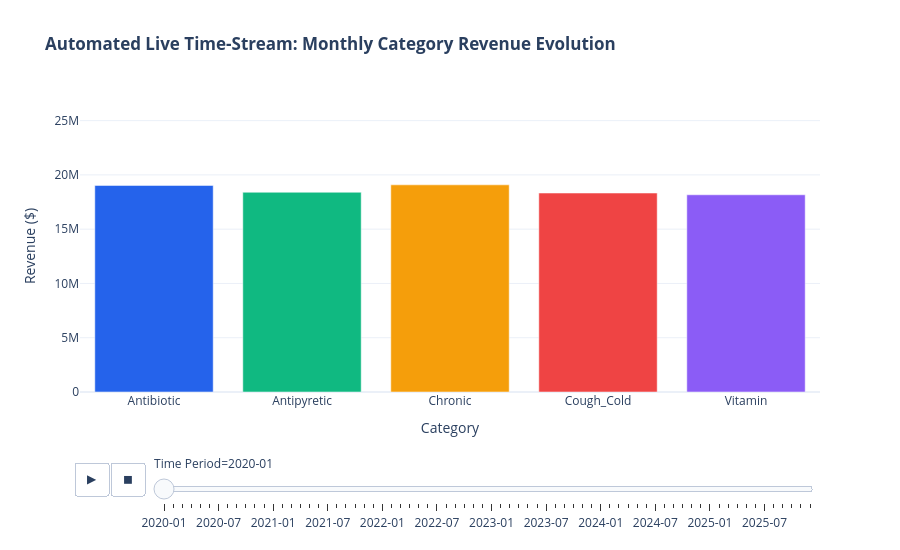

Notebook code cell kept with this figure:
### Code cell
#Interactive Time-Lapse Dashboard with Built-in Automated Play/Pause Controls
# Enables automated playback or manual scrubbing through time-periods directly in Plotly

monthly_perf = (
    df.groupby(["year", "month", "category"], as_index=False)
    .agg({"revenue": "sum", "units_sold": "sum"})
)
monthly_perf["period"] = monthly_perf["year"].astype(str) + "-" + monthly_perf["month"].astype(str).str.zfill(2)
monthly_perf = monthly_perf.sort_values("period").reset_index(drop=True)

animated_fig = px.bar(
    monthly_perf,
    x="category",
    y="revenue",
    color="category",
    animation_frame="period",
    animation_group="category",
    range_y=[0, monthly_perf["revenue"].max() * 1.15],
    title="<b>Automated Live Time-Stream: Monthly Category Revenue Evolution</b>",
    labels={"revenue": "Revenue ($)", "category": "Category", "period": "Time Period"},
    color_discrete_sequence=["#2563EB", "#10B981", "#F59E0B", "#EF4444", "#8B5CF6"]
)

animated_fig.update_layout(
    template="plotly_white",
    height=550,
    showlegend=False
)

# Configure smooth playback speed
animated_fig.layout.updatemenus[0].buttons[0].args[1]["frame"]["duration"] = 600
animated_fig.layout.updatemenus[0].buttons[0].args[1]["transition"]["duration"] = 300

animated_fig.show()

### Figure 1 — Plotly figure (JSON) as saved in the notebook; plotly's stock layout.template omitted (floating-point values rounded to 4 significant figures)
{"data": [{"hovertemplate": "Category=%{x}<br>Time Period=2020-01<br>Revenue ($)=%{y}<extra></extra>", "ids": ["Antibiotic"], "legendgroup": "Antibiotic", "marker": {"color": "#2563EB", "pattern": {"shape": ""}}, "name": "Antibiotic", "orientation": "v", "showlegend": true, "textposition": "auto", "type": "bar", "x": ["Antibiotic"], "xaxis": "x", "y": [19030000.0], "yaxis": "y"}, {"hovertemplate": "Category=%{x}<br>Time Period=2020-01<br>Revenue ($)=%{y}<extra></extra>", "ids": ["Antipyretic"], "legendgroup": "Antipyretic", "marker": {"color": "#10B981", "pattern": {"shape": ""}}, "name": "Antipyretic", "orientation": "v", "showlegend": true, "textposition": "auto", "type": "bar", "x": ["Antipyretic"], "xaxis": "x", "y": [18400000.0], "yaxis": "y"}, {"hovertemplate": "Category=%{x}<br>Time Period=2020-01<br>Revenue ($)=%{y}<extra></extra>", "ids": ["Chronic"], "legendgroup": "Chronic", "marker": {"color": "#F59E0B", "pattern": {"shape": ""}}, "name": "Chronic", "orientation": "v", "showlegend": true, "textposition": "auto", "type": "bar", "x": ["Chronic"], "xaxis": "x", "y": [19090000.0], "yaxis": "y"}, {"hovertemplate": "Category=%{x}<br>Time Period=2020-01<br>Revenue ($)=%{y}<extra></extra>", "ids": ["Cough_Cold"], "legendgroup": "Cough_Cold", "marker": {"color": "#EF4444", "pattern": {"shape": ""}}, "name": "Cough_Cold", "orientation": "v", "showlegend": true, "textposition": "auto", "type": "bar", "x": ["Cough_Cold"], "xaxis": "x", "y": [18330000.0], "yaxis": "y"}, {"hovertemplate": "Category=%{x}<br>Time Period=2020-01<br>Revenue ($)=%{y}<extra></extra>", "ids": ["Vitamin"], "legendgroup": "Vitamin", "marker": {"color": "#8B5CF6", "pattern": {"shape": ""}}, "name": "Vitamin", "orientation": "v", "showlegend": true, "textposition": "auto", "type": "bar", "x": ["Vitamin"], "xaxis": "x", "y": [18170000.0], "yaxis": "y"}], "layout": {"barmode": "relative", "height": 550, "legend": {"title": {"text": "Category"}, "tracegroupgap": 0}, "showlegend": false, "sliders": [{"active": 0, "currentvalue": {"prefix": "Time Period="}, "len": 0.9, "pad": {"b": 10, "t": 60}, "steps": [{"args": [["2020-01"], {"frame": {"duration": 0, "redraw": true}, "fromcurrent": true, "mode": "immediate", "transition": {"duration": 0, "easing": "linear"}}], "label": "2020-01", "method": "animate"}, {"args": [["2020-02"], {"frame": {"duration": 0, "redraw": true}, "fromcurrent": true, "mode": "immediate", "transition": {"duration": 0, "easing": "linear"}}], "label": "2020-02", "method": "animate"}, {"args": [["2020-03"], {"frame": {"duration": 0, "redraw": true}, "fromcurrent": true, "mode": "immediate", "transition": {"duration": 0, "easing": "linear"}}], "label": "2020-03", "method": "animate"}, {"args": [["2020-04"], {"frame": {"duration": 0, "redraw": true}, "fromcurrent": true, "mode": "immediate", "transition": {"duration": 0, "easing": "linear"}}], "label": "2020-04", "method": "animate"}, {"args": [["2020-05"], {"frame": {"duration": 0, "redraw": true}, "fromcurrent": true, "mode": "immediate", "transition": {"duration": 0, "easing": "linear"}}], "label": "2020-05", "method": "animate"}, {"args": [["2020-06"], {"frame": {"duration": 0, "redraw": true}, "fromcurrent": true, "mode": "immediate", "transition": {"duration": 0, "easing": "linear"}}], "label": "2020-06", "method": "animate"}, {"args": [["2020-07"], {"frame": {"duration": 0, "redraw": true}, "fromcurrent": true, "mode": "immediate", "transition": {"duration": 0, "easing": "linear"}}], "label": "2020-07", "method": "animate"}, {"args": [["2020-08"], {"frame": {"duration": 0, "redraw": true}, "fromcurrent": true, "mode": "immediate", "transition": {"duration": 0, "easing": "linear"}}], "label": "2020-08", "method": "animate"}, {"args": [["2020-09"], {"frame": {"duration": 0, "redraw": true}, "fromcurrent": true, "mode": "immediate", "transition": {"duration": 0, "easing": "linear"}}], "label": "2020-09", "method": "animate"}, {"args": [["2020-10"], {"frame": {"duration": 0, "redraw": true}, "fromcurrent": true, "mode": "immediate", "transition": {"duration": 0, "easing": "linear"}}], "label": "2020-10", "method": "animate"}, {"args": [["2020-11"], {"frame": {"duration": 0, "redraw": true}, "fromcurrent": true, "mode": "immediate", "transition": {"duration": 0, "easing": "linear"}}], "label": "2020-11", "method": "animate"}, {"args": [["2020-12"], {"frame": {"duration": 0, "redraw": true}, "fromcurrent": true, "mode": "immediate", "transition": {"duration": 0, "easing": "linear"}}], "label": "2020-12", "method": "animate"}, {"args": [["2021-01"], {"frame": {"duration": 0, "redraw": true}, "fromcurrent": true, "mode": "immediate", "transition": {"duration": 0, "easing": "linear"}}], "label": "2021-01", "method": "animate"}, {"args": [["2021-02"], {"frame": {"duration": 0, "redraw": true}, "fromcurrent": true, "mode": "immediate", "transition": {"duration": 0, "easing": "linear"}}], "label": "2021-02", "method": "animate"}, {"args": [["2021-03"], {"frame": {"duration": 0, "redraw": true}, "fromcurrent": true, "mode": "immediate", "transition": {"duration": 0, "easing": "linear"}}], "label": "2021-03", "method": "animate"}, {"args": [["2021-04"], {"frame": {"duration": 0, "redraw": true}, "fromcurrent": true, "mode": "immediate", "transition": {"duration": 0, "easing": "linear"}}], "label": "2021-04", "method": "animate"}, {"args": [["2021-05"], {"frame": {"duration": 0, "redraw": true}, "fromcurrent": true, "mode": "immediate", "transition": {"duration": 0, "easing": "linear"}}], "label": "2021-05", "method": "animate"}, {"args": [["2021-06"], {"frame": {"duration": 0, "redraw": true}, "fromcurrent": true, "mode": "immediate", "transition": {"duration": 0, "easing": "linear"}}], "label": "2021-06", "method": "animate"}, {"args": [["2021-07"], {"frame": {"duration": 0, "redraw": true}, "fromcurrent": true, "mode": "immediate", "transition": {"duration": 0, "easing": "linear"}}], "label": "2021-07", "method": "animate"}, {"args": [["2021-08"], {"frame": {"duration": 0, "redraw": true}, "fromcurrent": true, "mode": "immediate", "transition": {"duration": 0, "easing": "linear"}}], "label": "2021-08", "method": "animate"}, {"args": [["2021-09"], {"frame": {"duration": 0, "redraw": true}, "fromcurrent": true, "mode": "immediate", "transition": {"duration": 0, "easing": "linear"}}], "label": "2021-09", "method": "animate"}, {"args": [["2021-10"], {"frame": {"duration": 0, "redraw": true}, "fromcurrent": true, "mode": "immediate", "transition": {"duration": 0, "easing": "linear"}}], "label": "2021-10", "method": "animate"}, {"args": [["2021-11"], {"frame": {"duration": 0, "redraw": true}, "fromcurrent": true, "mode": "immediate", "transition": {"duration": 0, "easing": "linear"}}], "label": "2021-11", "method": "animate"}, {"args": [["2021-12"], {"frame": {"duration": 0, "redraw": true}, "fromcurrent": true, "mode": "immediate", "transition": {"duration": 0, "easing": "linear"}}], "label": "2021-12", "method": "animate"}, {"args": [["2022-01"], {"frame": {"duration": 0, "redraw": true}, "fromcurrent": true, "mode": "immediate", "transition": {"duration": 0, "easing": "linear"}}], "label": "2022-01", "method": "animate"}, {"args": [["2022-02"], {"frame": {"duration": 0, "redraw": true}, "fromcurrent": true, "mode": "immediate", "transition": {"duration": 0, "easing": "linear"}}], "label": "2022-02", "method": "animate"}, {"args": [["2022-03"], {"frame": {"duration": 0, "redraw": true}, "fromcurrent": true, "mode": "immediate", "transition": {"duration": 0, "easing": "linear"}}], "label": "2022-03", "method": "animate"}, {"args": [["2022-04"], {"frame": {"duration": 0, "redraw": true}, "fromcurrent": true, "mode": "immediate", "transition": {"duration": 0, "easing": "linear"}}], "label": "2022-04", "method": "animate"}, {"args": [["2022-05"], {"frame": {"duration": 0, "redraw": true}, "fromcurrent": true, "mode": "immediate", "transition": {"duration": 0, "easing": "linear"}}], "label": "2022-05", "method": "animate"}, {"args": [["2022-06"], {"frame": {"duration": 0, "redraw": true}, "fromcurrent": true, "mode": "immediate", "transition": {"duration": 0, "easing": "linear"}}], "label": "2022-06", "method": "animate"}, {"args": [["2022-07"], {"frame": {"duration": 0, "redraw": true}, "fromcurrent": true, "mode": "immediate", "transition": {"duration": 0, "easing": "linear"}}], "label": "2022-07", "method": "animate"}, {"args": [["2022-08"], {"frame": {"duration": 0, "redraw": true}, "fromcurrent": true, "mode": "immediate", "transition": {"duration": 0, "easing": "linear"}}], "label": "2022-08", "method": "animate"}, {"args": [["2022-09"], {"frame": {"duration": 0, "redraw": true}, "fromcurrent": true, "mode": "immediate", "transition": {"duration": 0, "easing": "linear"}}], "label": "2022-09", "method": "animate"}, {"args": [["2022-10"], {"frame": {"duration": 0, "redraw": true}, "fromcurrent": true, "mode": "immediate", "transition": {"duration": 0, "easing": "linear"}}], "label": "2022-10", "method": "animate"}, {"args": [["2022-11"], {"frame": {"duration": 0, "redraw": true}, "fromcurrent": true, "mode": "immediate", "transition": {"duration": 0, "easing": "linear"}}], "label": "2022-11", "method": "animate"}, {"args": [["2022-12"], {"frame": {"duration": 0, "redraw": true}, "fromcurrent": true, "mode": "immediate", "transition": {"duration": 0, "easing": "linear"}}], "label": "2022-12", "method": "animate"}, {"args": [["2023-01"], {"frame": {"duration": 0, "redraw": true}, "fromcurrent": true, "mode": "immediate", "transition": {"duration": 0, "easing": "linear"}}], "label": "2023-01", "method": "animate"}, {"args": [["2023-02"], {"frame": {"duration": 0, "redraw": true}, "fromcurrent": true, "mode": "immediate", "transition": {"duration": 0, "easing": "linear"}}], "label": "2023-02", "method": "animate"}, {"args": [["2023-03"], {"frame": {"duration": 0, "redraw": true}, "fromcurrent": true, "mode": "immediate", "transition": {"duration": 0, "easing": "linear"}}], "label": "2023-03", "method": "animate"}, {"args": [["2023-04"], {"frame": {"duration": 0, "redraw": true}, "fromcurrent": true, "mode": "immediate", "transition": {"duration": 0, "easing": "linear"}}], "label": "2023-04", "method": "animate"}, {"args": [["2023-05"], {"frame": {"duration": 0, "redraw": true}, "fromcurrent": true, "mode": "immediate", "transition": {"duration": 0, "easing": "linear"}}], "label": "2023-05", "method": "animate"}, {"args": [["2023-06"], {"frame": {"duration": 0, "redraw": true}, "fromcurrent": true, "mode": "immediate", "transition": {"duration": 0, "easing": "linear"}}], "label": "2023-06", "method": "animate"}, {"args": [["2023-07"], {"frame": {"duration": 0, "redraw": true}, "fromcurrent": true, "mode": "immediate", "transition": {"duration": 0, "easing": "linear"}}], "label": "2023-07", "method": "animate"}, {"args": [["2023-08"], {"frame": {"duration": 0, "redraw": true}, "fromcurrent": true, "mode": "immediate", "transition": {"duration": 0, "easing": "linear"}}], "label": "2023-08", "method": "animate"}, {"args": [["2023-09"], {"frame": {"duration": 0, "redraw": true}, "fromcurrent": true, "mode": "immediate", "transition": {"duration": 0, "easing": "linear"}}], "label": "2023-09", "method": "animate"}, {"args": [["2023-10"], {"frame": {"duration": 0, "redraw": true}, "fromcurrent": true, "mode": "immediate", "transition": {"duration": 0, "easing": "linear"}}], "label": "2023-10", "method": "animate"}, {"args": [["2023-11"], {"frame": {"duration": 0, "redraw": true}, "fromcurrent": true, "mode": "immediate", "transition": {"duration": 0, "easing": "linear"}}], "label": "2023-11", "method": "animate"}, {"args": [["2023-12"], {"frame": {"duration": 0, "redraw": true}, "fromcurrent": true, "mode": "immediate", "transition": {"duration": 0, "easing": "linear"}}], "label": "2023-12", "method": "animate"}, {"args": [["2024-01"], {"frame": {"duration": 0, "redraw": true}, "fromcurrent": true, "mode": "immediate", "transition": {"duration": 0, "easing": "linear"}}], "label": "2024-01", "method": "animate"}, {"args": [["2024-02"], {"frame": {"duration": 0, "redraw": true}, "fromcurrent": true, "mode": "immediate", "transition": {"duration": 0, "easing": "linear"}}], "label": "2024-02", "method": "animate"}, {"args": [["2024-03"], {"frame": {"duration": 0, "redraw": true}, "fromcurrent": true, "mode": "immediate", "transition": {"duration": 0, "easing": "linear"}}], "label": "2024-03", "method": "animate"}, {"args": [["2024-04"], {"frame": {"duration": 0, "redraw": true}, "fromcurrent": true, "mode": "immediate", "transition": {"duration": 0, "easing": "linear"}}], "label": "2024-04", "method": "animate"}, {"args": [["2024-05"], {"frame": {"duration": 0, "redraw": true}, "fromcurrent": true, "mode": "immediate", "transition": {"duration": 0, "easing": "linear"}}], "label": "2024-05", "method": "animate"}, {"args": [["2024-06"], {"frame": {"duration": 0, "redraw": true}, "fromcurrent": true, "mode": "immediate", "transition": {"duration": 0, "easing": "linear"}}], "label": "2024-06", "method": "animate"}, {"args": [["2024-07"], {"frame": {"duration": 0, "redraw": true}, "fromcurrent": true, "mode": "immediate", "transition": {"duration": 0, "easing": "linear"}}], "label": "2024-07", "method": "animate"}, {"args": [["2024-08"], {"frame": {"duration": 0, "redraw": true}, "fromcurrent": true, "mode": "immediate", "transition": {"duration": 0, "easing": "linear"}}], "label": "2024-08", "method": "animate"}, {"args": [["2024-09"], {"frame": {"duration": 0, "redraw": true}, "fromcurrent": true, "mode": "immediate", "transition": {"duration": 0, "easing": "linear"}}], "label": "2024-09", "method": "animate"}, {"args": [["2024-10"], {"frame": {"duration": 0, "redraw": true}, "fromcurrent": true, "mode": "immediate", "transition": {"duration": 0, "easing": "linear"}}], "label": "2024-10", "method": "animate"}, {"args": [["2024-11"], {"frame": {"duration": 0, "redraw": true}, "fromcurrent": true, "mode": "immediate", "transition": {"duration": 0, "easing": "linear"}}], "label": "2024-11", "method": "animate"}, {"args": [["2024-12"], {"frame": {"duration": 0, "redraw": true}, "fromcurrent": true, "mode": "immediate", "transition": {"duration": 0, "easing": "linear"}}], "label": "2024-12", "method": "animate"}, {"args": [["2025-01"], {"frame": {"duration": 0, "redraw": true}, "fromcurrent": true, "mode": "immediate", "transition": {"duration": 0, "easing": "linear"}}], "label": "2025-01", "method": "animate"}, {"args": [["2025-02"], {"frame": {"duration": 0, "redraw": true}, "fromcurrent": true, "mode": "immediate", "transition": {"duration": 0, "easing": "linear"}}], "label": "2025-02", "method": "animate"}, {"args": [["2025-03"], {"frame": {"duration": 0, "redraw": true}, "fromcurrent": true, "mode": "immediate", "transition": {"duration": 0, "easing": "linear"}}], "label": "2025-03", "method": "animate"}, {"args": [["2025-04"], {"frame": {"duration": 0, "redraw": true}, "fromcurrent": true, "mode": "immediate", "transition": {"duration": 0, "easing": "linear"}}], "label": "2025-04", "method": "animate"}, {"args": [["2025-05"], {"frame": {"duration": 0, "redraw": true}, "fromcurrent": true, "mode": "immediate", "transition": {"duration": 0, "easing": "linear"}}], "label": "2025-05", "method": "animate"}, {"args": [["2025-06"], {"frame": {"duration": 0, "redraw": true}, "fromcurrent": true, "mode": "immediate", "transition": {"duration": 0, "easing": "linear"}}], "label": "2025-06", "method": "animate"}, {"args": [["2025-07"], {"frame": {"duration": 0, "redraw": true}, "fromcurrent": true, "mode": "immediate", "transition": {"duration": 0, "easing": "linear"}}], "label": "2025-07", "method": "animate"}, {"args": [["2025-08"], {"frame": {"duration": 0, "redraw": true}, "fromcurrent": true, "mode": "immediate", "transition": {"duration": 0, "easing": "linear"}}], "label": "2025-08", "method": "animate"}, {"args": [["2025-09"], {"frame": {"duration": 0, "redraw": true}, "fromcurrent": true, "mode": "immediate", "transition": {"duration": 0, "easing": "linear"}}], "label": "2025-09", "method": "animate"}, {"args": [["2025-10"], {"frame": {"duration": 0, "redraw": true}, "fromcurrent": true, "mode": "immediate", "transition": {"duration": 0, "easing": "linear"}}], "label": "2025-10", "method": "animate"}, {"args": [["2025-11"], {"frame": {"duration": 0, "redraw": true}, "fromcurrent": true, "mode": "immediate", "transition": {"duration": 0, "easing": "linear"}}], "label": "2025-11", "method": "animate"}, {"args": [["2025-12"], {"frame": {"duration": 0, "redraw": true}, "fromcurrent": true, "mode": "immediate", "transition": {"duration": 0, "easing": "linear"}}], "label": "2025-12", "method": "animate"}], "x": 0.1, "xanchor": "left", "y": 0, "yanchor": "top"}], "title": {"text": "<b>Automated Live Time-Stream: Monthly Category Revenue Evolution</b>"}, "updatemenus": [{"buttons": [{"args": [null, {"frame": {"duration": 600, "redraw": true}, "fromcurrent": true, "mode": "immediate", "transition": {"duration": 300, "easing": "linear"}}], "label": "&#9654;", "method": "animate"}, {"args": [[null], {"frame": {"duration": 0, "redraw": true}, "fromcurrent": true, "mode": "immediate", "transition": {"duration": 0, "easing": "linear"}}], "label": "&#9724;", "method": "animate"}], "direction": "left", "pad": {"r": 10, "t": 70}, "showactive": false, "type": "buttons", "x": 0.1, "xanchor": "right", "y": 0, "yanchor": "top"}], "xaxis": {"anchor": "y", "categoryarray": ["Antibiotic", "Antipyretic", "Chronic", "Cough_Cold", "Vitamin"], "categoryorder": "array", "domain": [0, 1], "title": {"text": "Category"}}, "yaxis": {"anchor": "x", "domain": [0, 1], "range": [0, 26900000.0], "title": {"text": "Revenue ($)"}}}}
